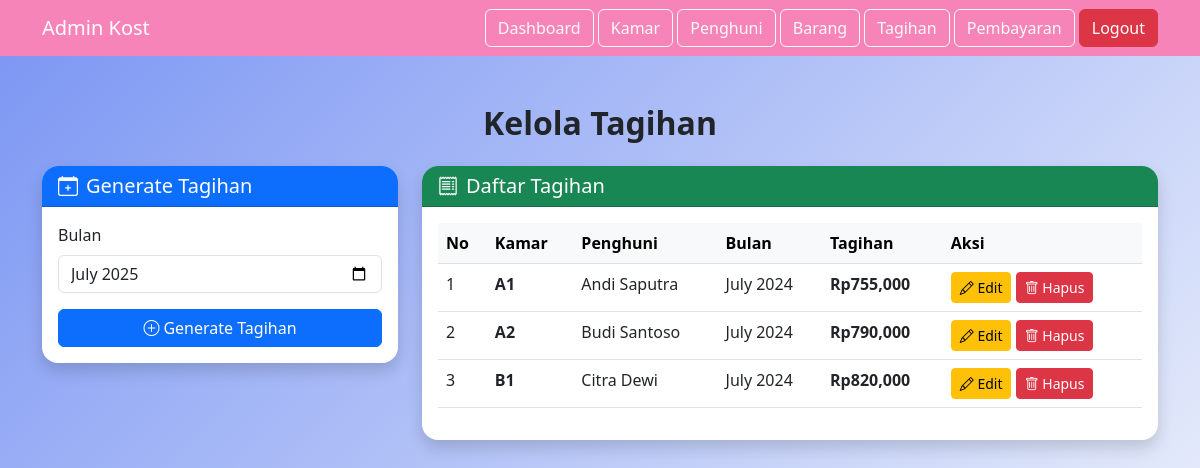
The page /admin/tagihan.php (signed in) on the database its author committed.
### tables this page shows
CREATE TABLE tagihan (
    id INT AUTO_INCREMENT PRIMARY KEY,
    bulan DATE NOT NULL,
    id_kmr_penghuni INT NOT NULL,
    jml_tagihan INT NOT NULL,
    FOREIGN KEY (id_kmr_penghuni) REFERENCES kmr_penghuni(id)
);

CREATE TABLE kamar (
    id INT AUTO_INCREMENT PRIMARY KEY,
    nomor VARCHAR(10) NOT NULL,
    harga INT NOT NULL,
    gambar VARCHAR(255) DEFAULT NULL
);

CREATE TABLE penghuni (
    id INT AUTO_INCREMENT PRIMARY KEY,
    nama VARCHAR(100) NOT NULL,
    no_ktp VARCHAR(30) NOT NULL,
    no_hp VARCHAR(20) NOT NULL,
    tgl_masuk DATE NOT NULL,
    tgl_keluar DATE DEFAULT NULL
);

### admin/tagihan.php (the view, shortened to what this page needs)
<?php
require_once "../koneksi.php";
$error = '';
$check_tagihan = $conn->query("SHOW TABLES LIKE 'tagihan'");
if ($check_tagihan->num_rows == 0) {
    $error = 'Tabel tagihan belum ada. Silakan jalankan add_tagihan_tables.php terlebih dahulu.';
} else {
    $tagihan = $conn->query("
        SELECT t.*, k.nomor as nomor_kamar, p.nama as nama_penghuni, k.harga
        FROM tagihan t
        JOIN kmr_penghuni kp ON t.id_kmr_penghuni = kp.id
        JOIN kamar k ON kp.id_kamar = k.id
        JOIN penghuni p ON kp.id_penghuni = p.id
        ORDER BY t.bulan DESC, k.nomor ASC
    ");
}
?>
<!DOCTYPE html>
<html lang="id">
<head>
    <link href="https://cdn.jsdelivr.net/npm/bootstrap@5.3.0/dist/css/bootstrap.min.css" rel="stylesheet">
    <link href="https://cdn.jsdelivr.net/npm/bootstrap-icons@1.10.5/font/bootstrap-icons.css" rel="stylesheet">
</head>
<body>
<nav class="navbar navbar-expand-lg navbar-dark" style="background-color:rgb(247, 132, 185);">
    <div class="container">
        <a class="navbar-brand" href="#">Admin Kost</a>
        <div>
            <a href="dashboard.php" class="btn btn-outline-light">Dashboard</a>
            <a href="kamar.php" class="btn btn-outline-light">Kamar</a>
            <a href="penghuni.php" class="btn btn-outline-light">Penghuni</a>
            <a href="barang.php" class="btn btn-outline-light">Barang</a>
            <a href="tagihan.php" class="btn btn-outline-light">Tagihan</a>
            <a href="pembayaran.php" class="btn btn-outline-light">Pembayaran</a>
            <a href="../logout.php" class="btn btn-danger">Logout</a>
        </div>
    </div>
</nav>
<div class="container py-5">
    <h2 class="fw-bold text-center mb-4">Kelola Tagihan</h2>
    <?php if (empty($error) || strpos($error, 'belum ada') === false): ?>
    <div class="row">
        <div class="col-md-4">
            <div class="card shadow">
                <div class="card-header bg-primary text-white">
                    <h5 class="mb-0">
                        <i class="bi bi-calendar-plus me-2"></i>Generate Tagihan
                    </h5>
                </div>
                <div class="card-body">
                    <form method="post">
                        <div class="mb-3">
                            <label class="form-label">Bulan</label>
                            <input type="month" name="bulan" class="form-control" value="<?= date('Y-m') ?>" required>
                        </div>
                        <button type="submit" name="generate" class="btn btn-primary w-100">
                            <i class="bi bi-plus-circle me-1"></i>Generate Tagihan
                        </button>
                    </form>
                </div>
            </div>
        </div>
        <div class="col-md-8">
            <div class="card shadow">
                <div class="card-header bg-success text-white">
                    <h5 class="mb-0">
                        <i class="bi bi-receipt me-2"></i>Daftar Tagihan
                    </h5>
                </div>
                <div class="card-body">
                    <div class="table-responsive">
                        <table class="table table-hover">
                            <thead class="table-light">
                                <tr>
                                    <th>No</th>
                                    <th>Kamar</th>
                                    <th>Penghuni</th>
                                    <th>Bulan</th>
                                    <th>Tagihan</th>
                                    <th>Aksi</th>
                                </tr>
                            </thead>
                            <tbody>
                                <?php if ($tagihan && $tagihan->num_rows > 0): ?>
                                    <?php $no = 1; while($row = $tagihan->fetch_assoc()): ?>
                                        <tr>
                                            <td><?= $no++ ?></td>
                                            <td><strong><?= htmlspecialchars($row['nomor_kamar']) ?></strong></td>
                                            <td><?= htmlspecialchars($row['nama_penghuni']) ?></td>
                                            <td><?= date('F Y', strtotime($row['bulan'])) ?></td>
                                            <td><strong>Rp<?= number_format($row['jml_tagihan']) ?></strong></td>
                                            <td>
                                                <a href="edit_tagihan.php?id=<?= $row['id'] ?>" class="btn btn-warning btn-sm">
                                                    <i class="bi bi-pencil"></i> Edit
                                                </a>
                                                <a href="tagihan.php?hapus=<?= $row['id'] ?>" class="btn btn-danger btn-sm" onclick="return confirm('Yakin ingin menghapus tagihan ini?')">
                                                    <i class="bi bi-trash"></i> Hapus
                                                </a>
                                            </td>
                                        </tr>
                                    <?php endwhile; ?>
                                <?php endif; ?>
                            </tbody>
                        </table>
                    </div>
                </div>
            </div>
        </div>
    </div>
    <?php endif; ?>
</div>
</body>
</html>

### admin/tagihan.php (style rules this page uses)
body { background: linear-gradient(135deg,rgb(122, 149, 243) 0%, #f8fafc 100%); min-height: 100vh; }
.card { border-radius: 1rem; border: none; }
.card-header { border-radius: 1rem 1rem 0 0 !important; }
.table th { border-top: none; font-weight: 600; }

### rows shown on the page
tagihan: kamar.nomor "A1", penghuni.nama "Andi Saputra", bulan "July 2024", jml_tagihan "755,000"
tagihan: kamar.nomor "A2", penghuni.nama "Budi Santoso", bulan "July 2024", jml_tagihan "790,000"
tagihan: kamar.nomor "B1", penghuni.nama "Citra Dewi", bulan "July 2024", jml_tagihan "820,000"
